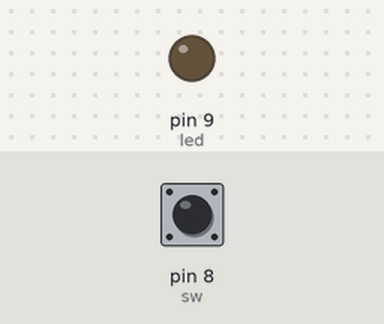
This sketch was run on a simulated Arduino Uno, built with avr-gcc and run on an emulated ATmega328P. Parts: output pins drawn as LEDs (lit = HIGH). The test bench sets the inputs (shaded band); at power-on: pin 8 (sw) HIGH.

Above: at 1.2 s.
1.3 s: pin 8 (sw) pulled LOW for 0.15 s
At 1.37 s:
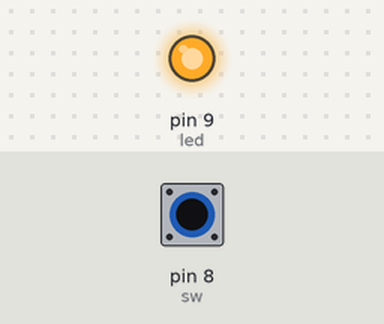
2.9 s: pin 8 (sw) pulled LOW for 3.2 s
At 6.7 s:
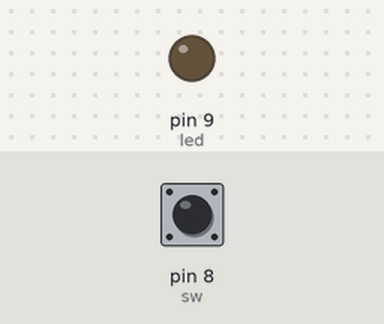
Timing chart, 0 to 8.2 s (numbered marks = the images above; inputs shaded):
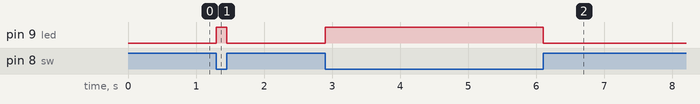

The sketch:

Digital-Read.ino
```cpp
int sw = 8;
int led = 9;
void setup() {
  // put your setup code here, to run once:
  pinMode(led,OUTPUT);
  pinMode(sw,INPUT_PULLUP);
}

void loop() {
  // put your main code here, to run repeatedly:
  if (digitalRead(sw) == LOW){
    digitalWrite(led,HIGH);
  }
  if (digitalRead(sw) == HIGH){
    digitalWrite(led,LOW);
  }

}
```

Measured:
- after the input at 1.3 s, pin 9 (led): LOW → HIGH at once, → LOW 0.15 s later
- after the input at 2.9 s, pin 9 (led): LOW → HIGH at once, → LOW 3.2 s later
